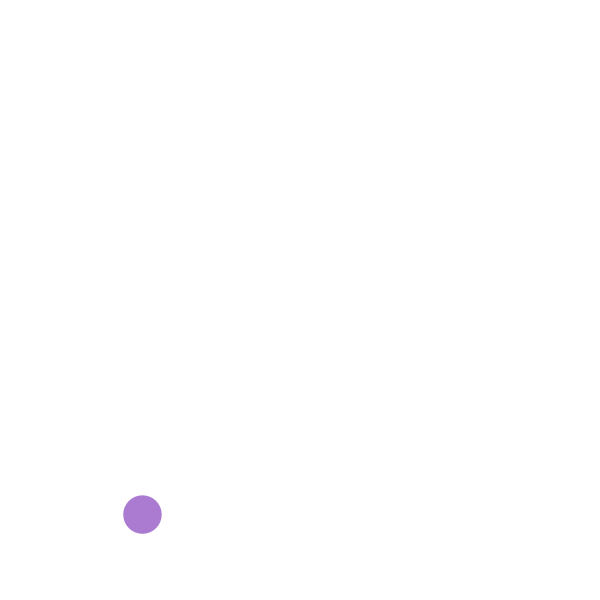
Frame 1 (no input)
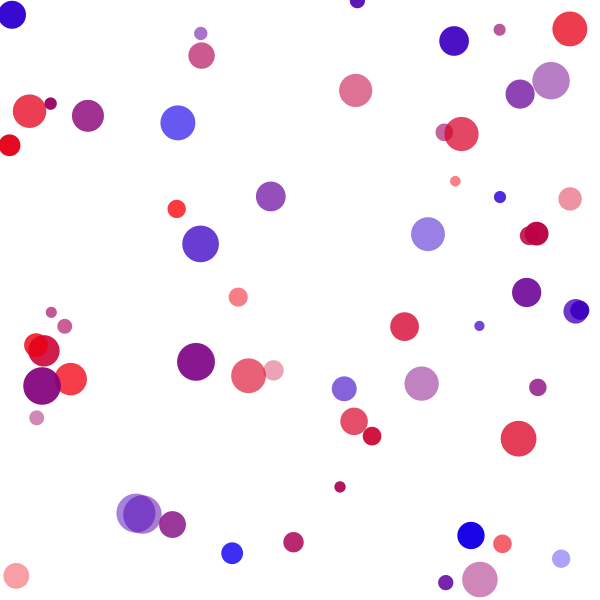
Frame 60 (the mouse pressed at the canvas centre just before this capture)
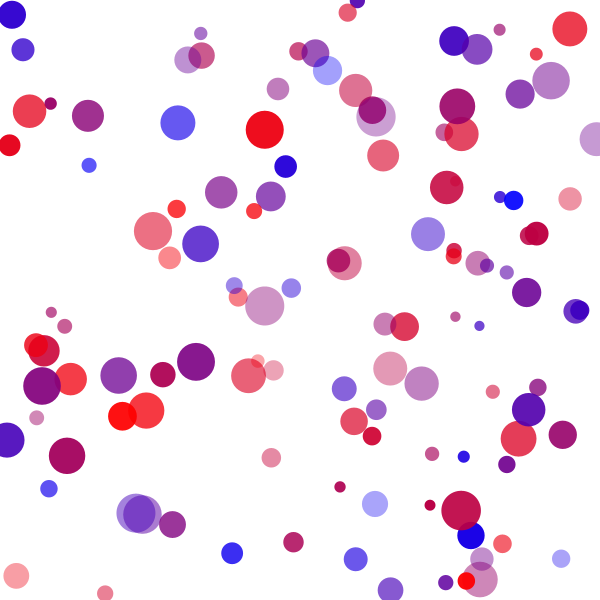
Frame 120 (the mouse held since frame 60 and released just before this capture)

The Processing sketch that drew these frames (run headless with seeded random() and noise(); from frame 60 on, the mouse is pressed at the canvas centre):

// Processing sketch: code
// ── code.pde
//GLOBAL VARIABLES
color red = color(255, 0, 0);
color blue = color(0, 0, 255);
int maxSize = 40;
int minSize = 10;
int maxAlpha = 255;
int minAlpha = 90;

//sets up the sketch
void setup(){
 size(600,600);
 smooth();
 background(255);
 
 //turns off outline
 noStroke();
}

//does the action
void draw(){
  color drawColor = lerpColor(red, blue, random(0,1));
  float drawAlpha = random(minAlpha, maxAlpha);
  float diameter = random(minSize, maxSize);
  
  //set the fill color and alpha
  fill(drawColor, drawAlpha);
  
  //draw the circle
  ellipse(random(width), random(height), diameter, diameter);
}
